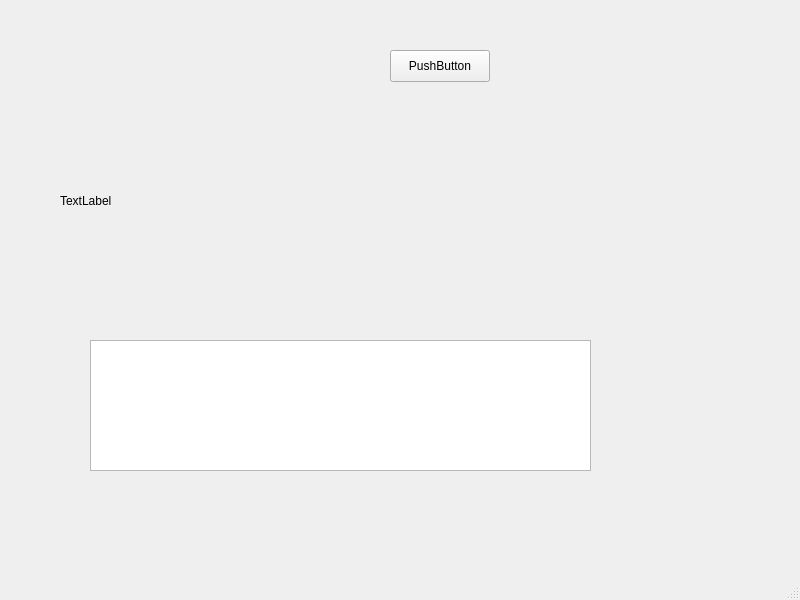
<?xml version="1.0" encoding="UTF-8"?>
<ui version="4.0">
 <class>MainWindow</class>
 <widget class="QMainWindow" name="MainWindow">
  <property name="geometry">
   <rect>
    <x>0</x>
    <y>0</y>
    <width>800</width>
    <height>600</height>
   </rect>
  </property>
  <property name="windowTitle">
   <string>MainWindow</string>
  </property>
  <widget class="QWidget" name="centralwidget">
   <widget class="QLabel" name="labelImage">
    <property name="geometry">
     <rect>
      <x>60</x>
      <y>80</y>
      <width>651</width>
      <height>241</height>
     </rect>
    </property>
    <property name="text">
     <string>TextLabel</string>
    </property>
   </widget>
   <widget class="QPushButton" name="pushButton">
    <property name="geometry">
     <rect>
      <x>390</x>
      <y>50</y>
      <width>100</width>
      <height>32</height>
     </rect>
    </property>
    <property name="text">
     <string>PushButton</string>
    </property>
   </widget>
   <widget class="QPlainTextEdit" name="plainTextEdit">
    <property name="geometry">
     <rect>
      <x>90</x>
      <y>340</y>
      <width>501</width>
      <height>131</height>
     </rect>
    </property>
   </widget>
  </widget>
  <widget class="QMenuBar" name="menubar">
   <property name="geometry">
    <rect>
     <x>0</x>
     <y>0</y>
     <width>800</width>
     <height>24</height>
    </rect>
   </property>
  </widget>
  <widget class="QStatusBar" name="statusbar"/>
 </widget>
 <resources/>
 <connections/>
</ui>
